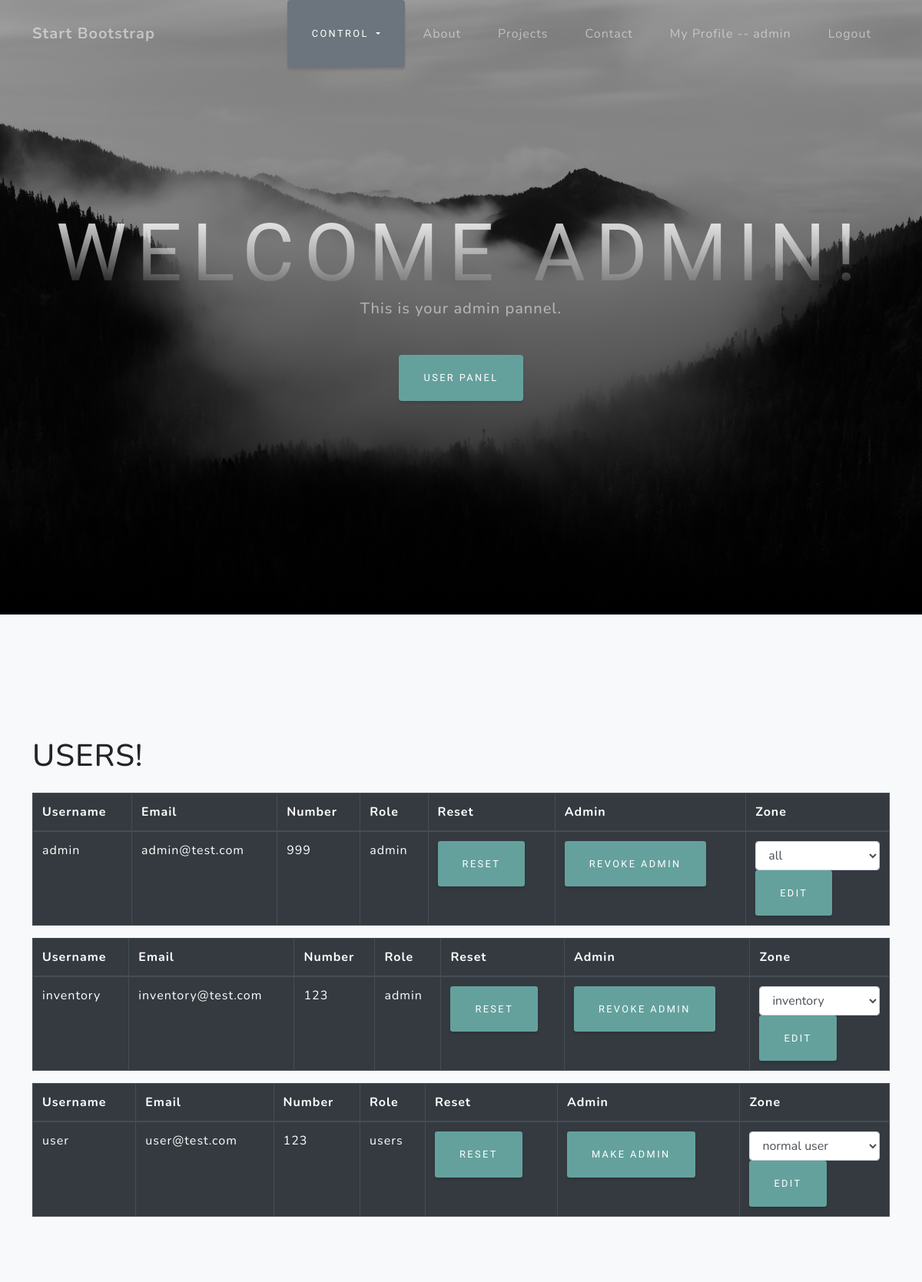
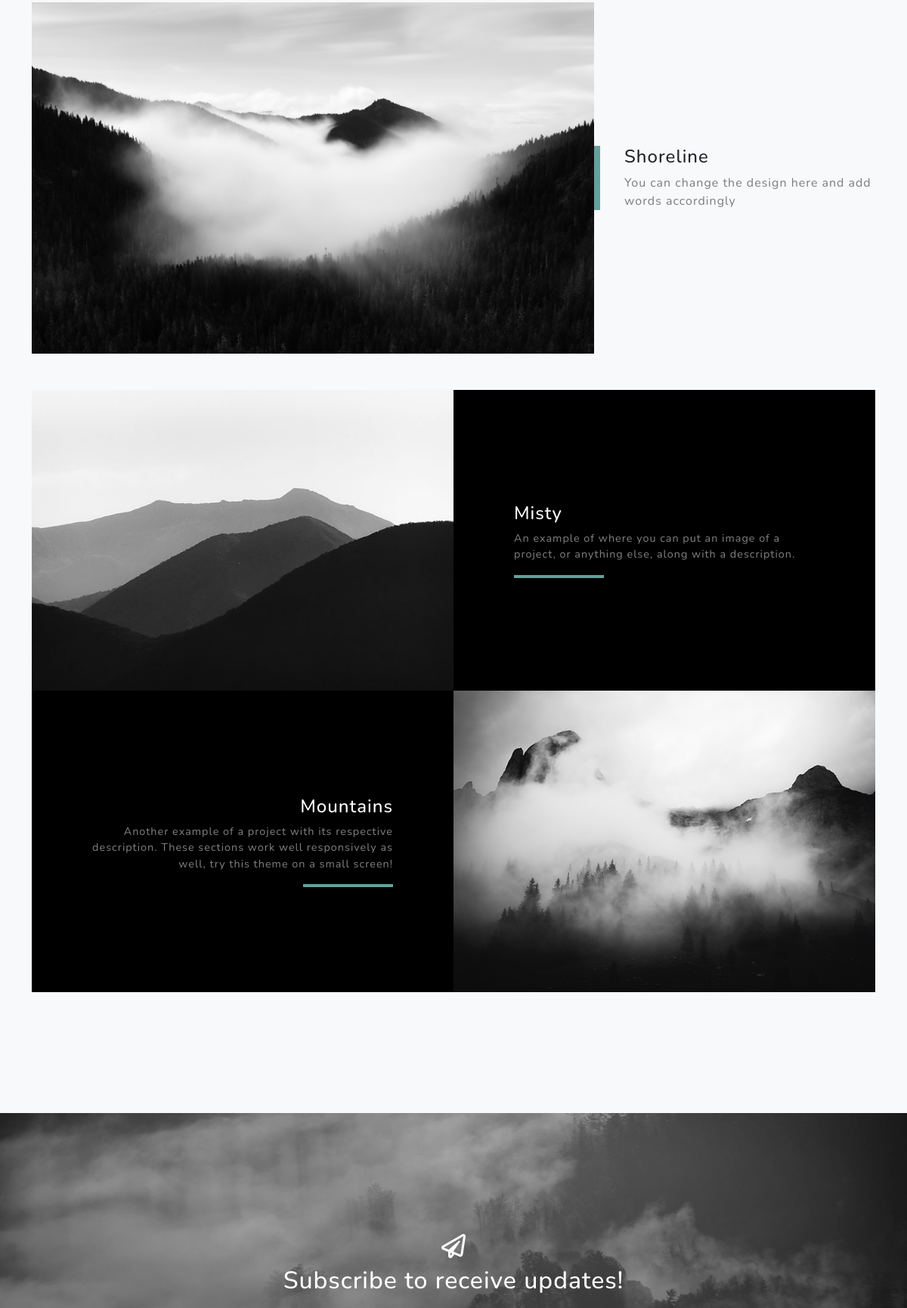
Page /site/plogindexAdmin.php (signed in, upper part) on the committed database (2 pictures, top to bottom).
### tables this page shows
CREATE TABLE `users` (
  `username` varchar(100) DEFAULT NULL,
  `email` varchar(100) NOT NULL,
  `password` varchar(100) DEFAULT NULL,
  `number` int(15) DEFAULT NULL,
  `image` longtext DEFAULT NULL,
  `role` varchar(100) DEFAULT NULL,
  `zone` varchar(100) DEFAULT NULL
);

### site/plogindexAdmin.php (the view, shortened to what this page needs)
<?php
include 'init.php';
if (isset($_SESSION['email'] ) && $_SESSION['role'] == 'admin') {
    if($_SESSION['zone'] == 'all'){
        $username = $_SESSION['username'];
    }
    else{
        header("location: signup.php");
    }
}else{
    header("location: signup.php");
}
?>
<!DOCTYPE html>
<html lang="en">
    <head>
        <link href="css/styles.css" rel="stylesheet" />
    </head>
    <body id="page-top">
        <nav class="navbar navbar-expand-lg navbar-light fixed-top" id="mainNav">
            <div class="container">
                <a class="navbar-brand js-scroll-trigger" href="#page-top">Start Bootstrap</a>
                <div class="collapse navbar-collapse" id="navbarResponsive">
                    <ul class="navbar-nav ml-auto">
                    <div class="btn-group"><button type="button" class="btn btn-secondary dropdown-toggle" data-toggle="dropdown" aria-haspopup="true" aria-expanded="false">
    Control
  </button></div>
                        <li class="nav-item"><a class="nav-link js-scroll-trigger" href="#about">About</a></li>
                        <li class="nav-item"><a class="nav-link js-scroll-trigger" href="#projects">Projects</a></li>
                        <li class="nav-item"><a class="nav-link js-scroll-trigger" href="#signup">Contact</a></li>
                        <li class="nav-item"><a class="nav-link js-scroll-trigger" href="profile.php">My Profile -- <?php echo $username?> </a></li>
                        <li class="nav-item"><a class="nav-link js-scroll-trigger" href="logout.php">Logout</a></li>
                    </ul>
                </div>
            </div>
        </nav>
        <header class="masthead">
            <div class="container d-flex h-100 align-items-center">
                <div class="mx-auto text-center">
                    <h1 class="mx-auto my-0 text-uppercase">WELCOME ADMIN!</h1>
                    <h2 class="text-white-50 mx-auto mt-2 mb-5">This is your admin pannel.</h2>
                 <a class="btn btn-primary js-scroll-trigger" href="#projects">User Panel</a>
                </div>
            </div>
        </header>
        <section class="projects-section bg-light" id="projects">
            <div class="container">
                <?php
                $query = "SELECT * FROM users";
                $result = mysqli_query($conn, $query);
                echo "<h1 class='mx-auto my-0 text-uppercase'>USERS!</h1>";
                echo"<br>";
                if ($result->num_rows > 0) {
                    while($row = $result->fetch_assoc()) {
                        $username1 = $row["username"];
                        $email1 = $row["email"];
                        $number1 = $row["number"];
                        $role1 = $row["role"];
                        $zone1 = $row["zone"];
                        echo "<table class='table table-bordered table-dark'>";
                        echo "<thead>";
                        echo "<tr>";
                        echo "<th scope='col'>Username</th>";
                        echo "<th scope='col'>Email</th>";
                        echo "<th scope='col'>Number</th>";
                        echo "<th scope='col'>Role</th>";
                        echo "<th scope='col'>Reset</th>";
                        echo "<th scope='col'>Admin</th>";
                        echo "<th scope='col'>Zone</th>";
                        echo "</tr>";
                        echo "</thead>";
                        echo "<tbody>";
                        echo "<form action='profileAdmin.php' method='POST' >";
                        echo "<tr>";
                        echo "<td>$username1</th>";
                        echo "<td>$email1</td>";
                        echo "<td>$number1</td>";
                        echo "<td>$role1</td>";
                        echo "<td><button type='submit' class='btn btn-primary btn-sm'>Reset</button></td>";
                        if($role1 == 'admin'){
                        echo "</form>";
                        echo "<form action='revokeAdmin.php' method='POST' >";
                        echo "<td><button type='submit' class='btn btn-primary btn-sm'>Revoke Admin</button></td>";
                        echo "</form>";
                        }
                        else{
                        echo "</form>";
                        echo "<form action='makeAdmin.php' method='POST' >";
                        echo "<td><button type='submit' class='btn btn-primary btn-sm'>Make Admin</button></td>";
                        echo "</form>";
                        }
                        echo "<td>";
                        echo "<form action='editZone.php' method='POST' >";
                        echo "<select value='stores' class='form-control' name='newzone' id='exampleFormControlSelect1'>";
                        echo "<option ";
                        if($zone1 == 'all'){echo("selected");}
                        echo ">all</option>";
                        echo "<option ";
                        if($zone1 == 'inventory'){echo("selected");}
                        echo ">inventory</option>";
                        echo "<option ";
                        if($zone1 == 'normaluser'){echo("selected");}
                        echo ">normal user</option>";
                        echo "</select>";
                        echo "</div>";
                        echo "<button type='submit' class='btn btn-primary btn-sm'>Edit</button>";
                        echo "</form>";
                        echo "</td>";
                        echo "</tbody>";
                        echo "</table>";
                    }
                    } else {
                    echo "0 results";
                    }
                ?>
<br>
<br>
<br>
                <div class="row align-items-center no-gutters mb-4 mb-lg-5">
                    <div class="col-xl-8 col-lg-7"><img class="img-fluid mb-3 mb-lg-0" src="assets/img/bg-masthead.jpg" alt="" /></div>
                    <div class="col-xl-4 col-lg-5">
                        <div class="featured-text text-center text-lg-left">
                            <h4>Shoreline</h4>
                            <p class="text-black-50 mb-0">You can change the design here and add words accordingly</p>
                        </div>
                    </div>
                </div>
                <div class="row justify-content-center no-gutters mb-5 mb-lg-0">
                    <div class="col-lg-6"><img class="img-fluid" src="assets/img/demo-image-01.jpg" alt="" /></div>
                    <div class="col-lg-6">
                        <div class="bg-black text-center h-100 project">
                            <div class="d-flex h-100">
                                <div class="project-text w-100 my-auto text-center text-lg-left">
                                    <h4 class="text-white">Misty</h4>
                                    <p class="mb-0 text-white-50">An example of where you can put an image of a project, or anything else, along with a description.</p>
                                    <hr class="d-none d-lg-block mb-0 ml-0" />
                                </div>
                            </div>
                        </div>
                    </div>
                </div>
                <div class="row justify-content-center no-gutters">
                    <div class="col-lg-6"><img class="img-fluid" src="assets/img/demo-image-02.jpg" alt="" /></div>
                    <div class="col-lg-6 order-lg-first">
                        <div class="bg-black text-center h-100 project">
                            <div class="d-flex h-100">
                                <div class="project-text w-100 my-auto text-center text-lg-right">
                                    <h4 class="text-white">Mountains</h4>
                                    <p class="mb-0 text-white-50">Another example of a project with its respective description. These sections work well responsively as well, try this theme on a small screen!</p>
                                    <hr class="d-none d-lg-block mb-0 mr-0" />
                                </div>
                            </div>
                        </div>
                    </div>
                </div>
        </section>
        <section class="signup-section" id="signup">
            <div class="container">
                <div class="row">
                    <div class="col-md-10 col-lg-8 mx-auto text-center">
                        <i class="far fa-paper-plane fa-2x mb-2 text-white"></i>
                        <h2 class="text-white mb-5">Subscribe to receive updates!</h2>
                    </div>
                </div>
            </div>
        </section>
    </body>
</html>

### rows in the picture
users: username "admin", email "admin@test.com", number "999", role "admin", newzone "all"
users: username "inventory", email "inventory@test.com", number "123", role "admin", newzone "inventory"
users: username "user", email "user@test.com", number "123", role "users", newzone "normal user"

### other values in the picture
$username "admin"
